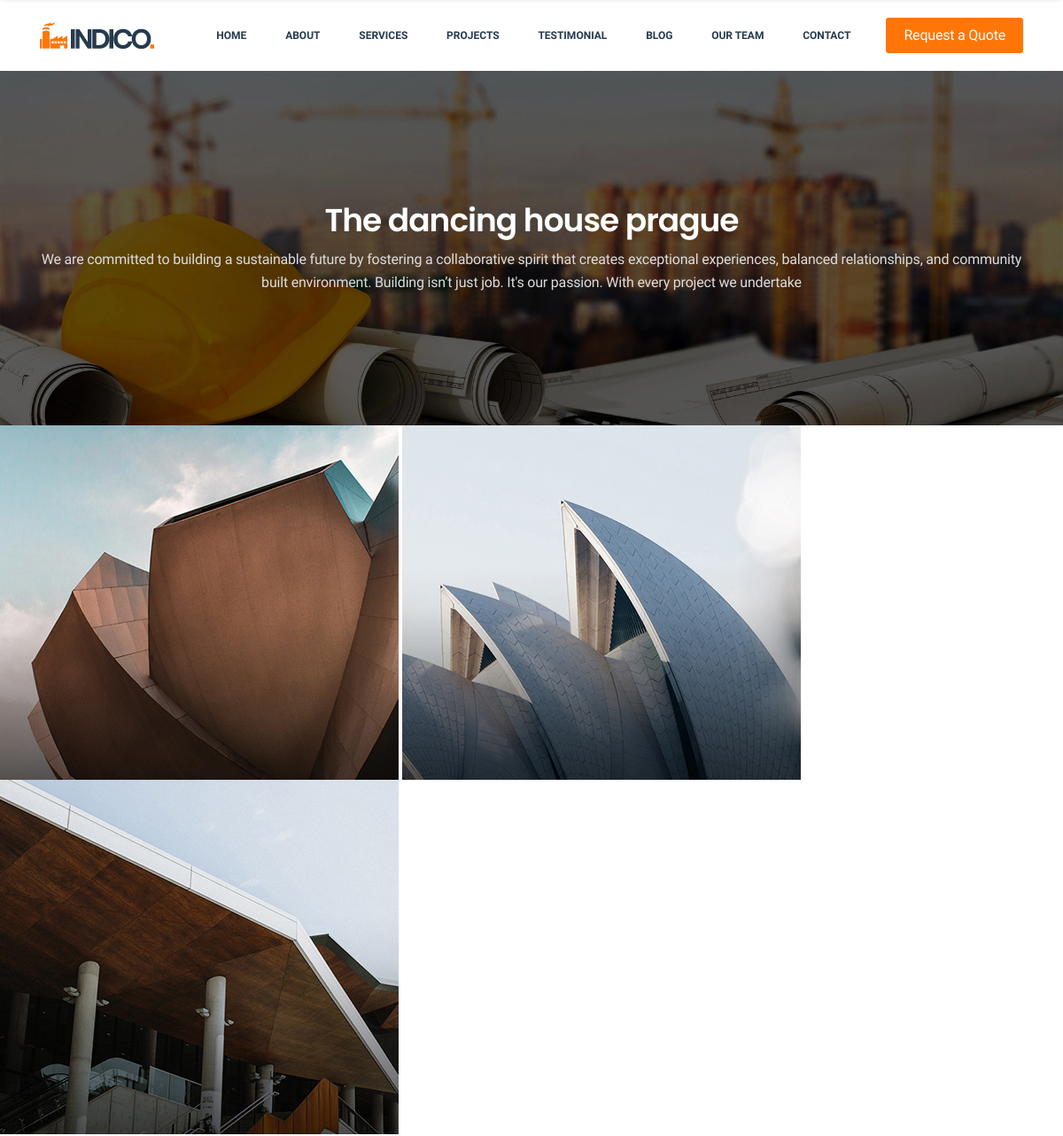
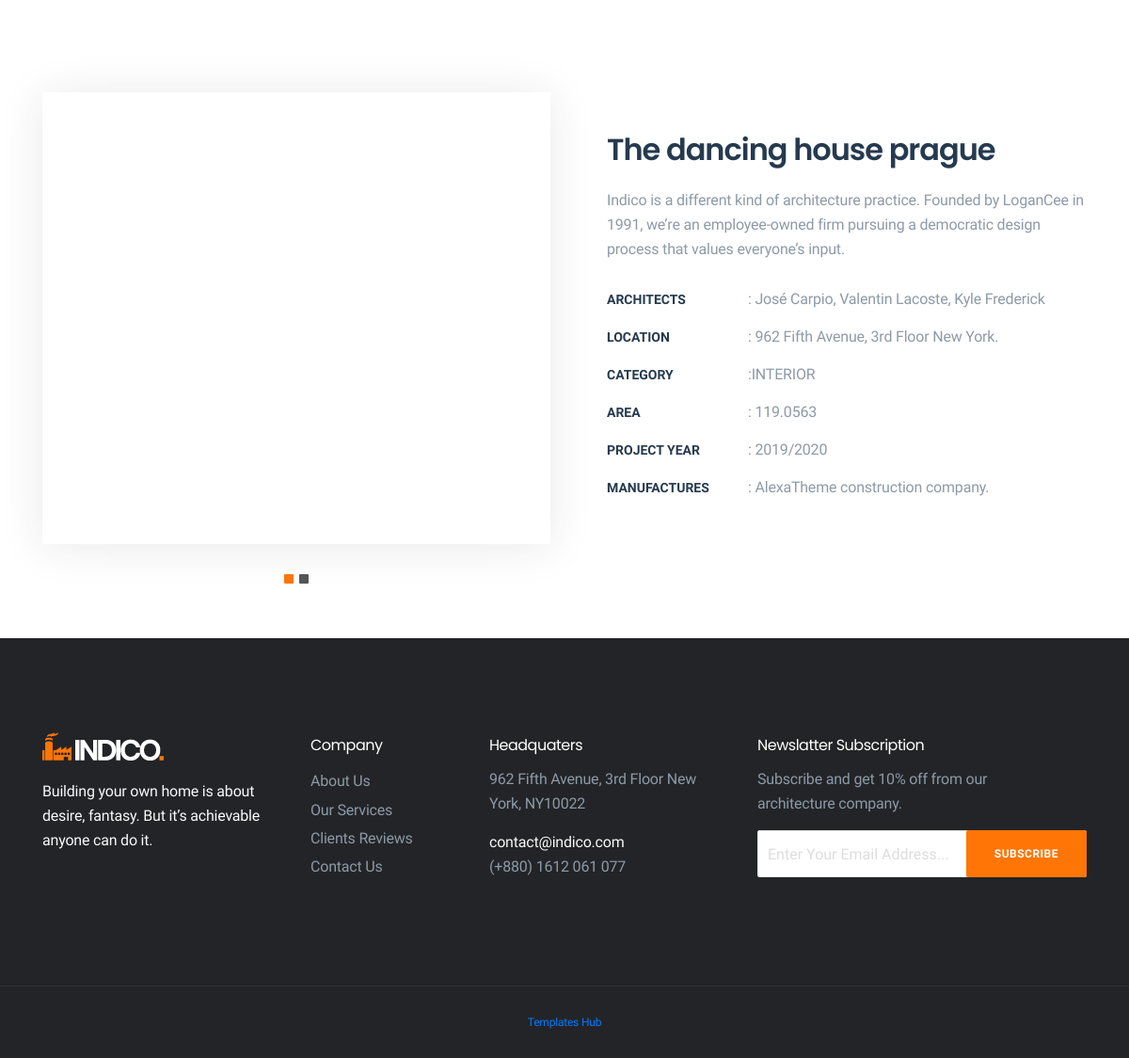
/projects/1/, run on the app's committed database (2 pictures, top to bottom).
### home/models.py (models this page shows, shortened)
class Settings(models.Model):
    title = models.CharField(max_length=100)
    header_logo = models.ImageField(upload_to='Logo', blank=True)
    footer_logo =models.ImageField(upload_to='Logo', blank=True)
    favicon =models.ImageField(upload_to='Logo', blank=True)
    description = models.TextField(blank=True)
    company = models.CharField(max_length=50)
    address = models.TextField(blank=True)
    phone = models.CharField(max_length=20, blank=True)
    email = models.EmailField(blank=True)
    facebook = models.URLField(max_length=200, blank=True)
    created_at = models.DateTimeField(auto_now_add=True)
    updated_at = models.DateTimeField(auto_now=True)

### projects/models.py (models this page shows, shortened)
class Project(models.Model):
    category = models.ForeignKey(ProjectCategory, on_delete=models.CASCADE, related_name='p_category')
    title = models.CharField(max_length=255)
    sub_title = models.TextField(blank=True)
    description = models.TextField(blank=True)
    feature_image = models.ImageField(upload_to='project_image', blank=True)
    architects = models.CharField(max_length=200)
    location = models.CharField(max_length=100)
    area = models.FloatField(default=0.00)
    project_start = models.DateField(blank=True)
    project_end = models.DateField(blank=True)
    manufactures = models.CharField(max_length=200)
    created_at = models.DateTimeField(auto_now_add=True)
    updated_at = models.DateTimeField(auto_now=True)
    objects = ProjectManager()

class ProjectImage(models.Model):
    project = models.ForeignKey(Project, on_delete=models.CASCADE, related_name='project_image')
    image = models.ImageField(upload_to='project_image', blank=True)
    objects = ProjectImageManager()

class ProjectCategory(models.Model):
    title = models.CharField(max_length=100)
    def __str__(self):
        return self.title

### projects/views.py (the view)
# urls.py: path('<int:pk>/', views.ProjectDetail.as_view(), name='project-detail'),
class ProjectDetail(DetailView):
    template_name = 'project/project_detail.html'
    context_object_name = 'single_project'
    queryset = Project.objects.all_categories()

### home/context_processors.py (called while the page is built)
def my_settings(request):
    info = Settings.objects.first()
    return {'info':info}

### templates/project/project_detail.html (shortened to what this page needs)
{% extends 'base.html' %}
{% load static %}
{% block main_content %}
<section class="page-header padding">
    <div class="container">
        <div class="page-content text-center">
            <h2>{{ single_project.title}}</h2>
            <p>{{ single_project.sub_title }}</p>
        </div>
    </div>
</section>
{% for i in single_project.project_image.all %}
 <img src="{{i.image.url}}" alt="img">
{% endfor %}
<section class="project-single-section padding">
    <div class="container">
        <div class="row project-single-wrap align-items-center">
            <div class="col-md-6 sm-padding">
                <div id="project-single-carousel"
                     class="project-single-carousel box-shadow owl-carousel owl-theme owl-loaded">
                    <div class="owl-stage-outer">
                        <div class="owl-stage"
                             style="transform: translate3d(-2725px, 0px, 0px); transition: all 0.5s ease 0s; width: 3815px;">
                        </div>
                    </div>
                </div>
            </div>
            <div class="col-md-6 sm-padding">
                <div class="project-single-content">
                    <h2>{{ single_project.title }}</h2>
                    <p>{{ single_project.description }}</p>
                    <ul class="project-details">
                        <li><span>Architects</span>: {{ single_project.architects }}</li>
                        <li><span>Location</span>: {{ single_project.location }}</li>
                        <li><span>Category</span>:{{ single_project.category }}</li>
                        <li><span>Area</span>: {{ single_project.area }}</li>
                        <li><span>Project Year</span>: {{ single_project.project_start|date:"Y" }}/{{ single_project.project_end|date:"Y" }}</li>
                        <li><span>Manufactures</span>: {{ single_project.manufactures }}</li>
                    </ul>
                </div>
            </div>
        </div>
    </div>
</section>
{% endblock main_content %}

### templates/header.html (shortened to what this page needs)
<header class="header">
    <div class="primary-header">
        <div class="container">
            <div class="primary-header-inner">
                <div class="header-logo">
                    <a href="#">
                        {% if info.header_logo %}
                        <img src="{{ info.header_logo.url }}" alt="Indico">
                        {% endif %}
                    </a>
                </div>
                <div class="header-menu-wrap">
                    <ul class="dl-menu">
                        <li><a href="{% url 'home:home' %}">Home</a></li>
                        <li><a href="{% url 'about:about-us' %}">About</a></li>
                        <li><a href="{% url 'service:service' %}">Services</a></li>
                        <li><a href="{% url 'service:service' %}">Projects</a></li>
                        <li><a href="testimonial.html">Testimonial</a></li>
                        <li><a href="{% url 'service:service' %}">Blog</a></li>
                        <li><a href="team.html">Our Team</a></li>
                        <li><a href="contact.html">Contact</a></li>
                    </ul>
                </div>
                <div class="header-right">
                    <a class="menu-btn" href="#">Request a Quote</a>
                </div>
            </div>
        </div>
    </div>
</header>

### templates/footer.html (shortened to what this page needs)
<section class="widget-section padding">
    <div class="container">
        <div class="row">
            <div class="col-lg-3 col-sm-6 sm-padding">
                <div class="widget-content">
                    <a href="#">
                        {% if info.footer_logo %}
                        <img src="{{ info.footer_logo.url }}" alt="Indico">
                        {% endif %}
                    <p class="text-light">{{ info.description }}</p>
                </div>
            </div>
            <div class="col-lg-2 col-sm-6 sm-padding">
                <div class="widget-content">
                    <h4>Company</h4>
                    <ul class="widget-links">
                        <li><a href="#">About Us</a></li>
                        <li><a href="#">Our Services</a></li>
                        <li><a href="#">Clients Reviews</a></li>
                        <li><a href="#">Contact Us</a></li>
                    </ul>
                </div>
            </div>
            <div class="col-lg-3 col-sm-6 sm-padding">
                <div class="widget-content">
                    <h4>Headquaters</h4>
                    <p>{{ info.address }}</p>
                    <span><a class="text-light" href="mailto:{{ info.email }}">{{ info.email }}</a></span>
                    <span>{{ info.phone }}</span>
                </div>
            </div>
            <div class="col-lg-4 col-sm-6 sm-padding">
                <div class="widget-content">
                    <h4>Newslatter Subscription</h4>
                    <p>Subscribe and get 10% off from our <br>architecture company.</p>
                    <div class="subscribe-box clearfix">
                        <div class="subscribe-form-wrap">
                            <form action="#" class="subscribe-form">
                                <input type="email" name="email" id="subs-email" class="form-input"
                                       placeholder="Enter Your Email Address...">
                                <button type="submit" class="submit-btn">Subscribe</button>
                            </form>
                        </div>
                    </div>
                </div>
            </div>
        </div>
    </div>
</section>
<footer class="footer-section align-center">
    <div class="container">
        <p><a href="templateshub.net">Templates Hub</a></p>
    </div>
</footer>

### static/css/main.css (style rules this page uses)
* { padding:0;margin:0 }
body { background-color:#fff;font-family:source sans pro,sans-serif;font-size:16px;line-height:26px;color:#8d9aa8;font-weight:400;letter-spacing:-.2px;position:relative;overflow-x:hidden }
h1,h2,h3,h4,h5,h6 { font-family:poppins,sans-serif;-webkit-font-smoothing:antialiased;color:#263a4f }
h2 { font-size:32px;line-height:42px;color:#263a4f;margin:0 0 10px;font-weight:600;letter-spacing:-1px }
h3,h4 { margin:0 0 10px;font-weight:400;line-height:1.7;color:#263a4f;letter-spacing:-.5px }
h4 { font-size:16px }
img { border:none;outline:none;max-width:100% }
ul { display:block;list-style:none;padding:0;margin:0 }
p { font-size:16px;line-height:26px;margin-bottom:15px }
a,a:hover { text-decoration:none }
button { border:none;background:0 0 }
.padding { padding:100px 0 }
.box-shadow,.box-shadow-hover:hover { -webkit-box-shadow:0 .2rem 2.8rem rgba(36,36,36,.1);-moz-box-shadow:0 .2rem 2.8rem rgba(36,36,36,.1);box-shadow:0 .2rem 2.8rem rgba(36,36,36,.1) }
a,a:hover,.overlay,img,.form-control,.form-control:hover,button { -webkit-transition:all .5s;-o-transition:all .5s;transition:all .5s }
.header { background-color:#fff;width:100%;height:auto;display:block }
.header-menu-wrap { margin-left:auto }
.sticky-header .primary-header { background-color:#fff;box-shadow:0 2px 5px -2px rgba(0,0,0,.1) }
.header ul { margin:0;padding:0;list-style:none }
.header-menu-wrap ul { margin:0;padding:0;list-style:none }
.header-menu-wrap ul li { display:inline-block;position:relative }
.header-menu-wrap ul li>a { display:block;font-family:work sans,sans-serif;font-size:12px;letter-spacing:0;text-transform:uppercase;font-weight:600;color:#263a4f;padding:0 20px;height:80px;line-height:80px;text-decoration:none;-webkit-font-smoothing:antialiased }
.primary-header-inner .header-right { display:flex;align-items:center;line-height:80px;margin-left:20px }
.header-right a.menu-btn { background-color:#ff7607;line-height:40px;color:#fff;border-radius:3px;margin:0 auto;display:flex;align-items:center;padding:0 20px }
.primary-header-inner { display:flex;align-items:center;justify-content:space-between;position:relative }
.primary-header .header-logo { max-width:180px }
.viewport-lg .primary-header .header-menu-wrap { display:block!important }
.project-single-section { position:relative;z-index:1 }
.project-single-content { background-color:#fff;padding-left:30px }
.project-single-content p,.project-single-content h2 { margin-bottom:20px }
.project-single-content .project-details li { line-height:40px }
.project-single-content .project-details span { font-family:work sans,sans-serif;text-transform:uppercase;font-weight:600;color:#263a4f;font-size:14px;letter-spacing:0;width:150px;display:inline-block }
.page-header { background-image:url(../img/page-header.jpg);background-repeat:no-repeat;background-position:center center;background-size:cover;width:100%;height:400px;display:flex;align-items:center;position:relative;z-index:1 }
.page-header:before { background-color:rgba(0,0,0,.1);position:absolute;content:"";width:100%;height:100%;left:0;top:0;z-index:-1 }
.page-content h2 { color:#fff;font-size:36px }
.page-content p { color:#ddd;margin:0 }
.widget-section { background-color:#232427;border-bottom:1px solid #333 }
.widget-content img { margin-bottom:20px }
.widget-section .widget-content h4 { color:#fff }
.widget-content span { display:block }
.widget-content .widget-links li a { color:#8d9aa8;line-height:1.9 }
.subscribe-form { position:relative }
.subscribe-form .form-input { border:1px solid #e5e5e5;width:100%;height:50px;padding:10px;padding-right:140px;border-radius:2px }
.subscribe-form .submit-btn { background-color:#ff7607;font-family:work sans,sans-serif;text-transform:uppercase;color:#fff;font-size:12px;border-radius:2px;line-height:50px;font-weight:600;display:inline-block;letter-spacing:.5px;padding:0 30px;position:absolute;top:0;right:0;cursor:pointer }
.footer-section { background-color:#232427;display:block;color:#fff;text-align:center;padding:25px 0 }
.footer-section p { font-size:12px;color:#ababc7;margin:0 }

### data on the page
Settings: header_logo (picture), footer_logo (picture), description "Building your own home is about desire, fantasy. But it’s achievable anyone can do it.", address "962 Fifth Avenue, 3rd Floor New York, NY10022", email "contact@indico.com", phone "(+880) 1612 061 077"
Project: title "The dancing house prague", sub_title "We are committed to building a sustainable future by fostering a collaborative spirit that creates exceptional experiences, balanced relationships, and community built environment. Building isn’t just job. It's our passion. With every project we undertake", description "Indico is a different kind of architecture practice. Founded by LoganCee in 1991, we’re an employee-owned firm pursuing a democratic design process that values everyone’s input.", architects "José Carpio, Valentin Lacoste, Kyle Frederick", location "962 Fifth Avenue, 3rd Floor New York.", category "INTERIOR", area "119.0563", project_start "2019", project_end "2020", manufactures "AlexaTheme construction company."
ProjectImage: image (picture)
ProjectImage: image (picture)
ProjectImage: image (picture)
